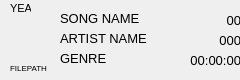
<?xml version="1.0" encoding="UTF-8"?>
<ui version="4.0" >
 <class>songCard</class>
 <widget class="QWidget" name="songCard" >
  <property name="objectName" >
   <string notr="true">songCard</string>
  </property>
	 <property name="geometry">
		 <rect>
			 <x>0</x>
			 <y>0</y>
			 <width>240</width>
			 <height>80</height>
		 </rect>
	 </property>
	 <property name="windowTitle">
		 <string>Form</string>
	 </property>
	 <widget class="QLabel" name="label_sc_Lengthtime">
		 <property name="geometry">
			 <rect>
				 <x>190</x>
				 <y>50</y>
				 <width>51</width>
				 <height>21</height>
			 </rect>
		 </property>
		 <property name="font">
			 <font>
				 <family>Arial</family>
				 <pointsize>10</pointsize>
			 </font>
		 </property>
		 <property name="text">
			 <string>00:00:00</string>
		 </property>
		 <property name="alignment">
			 <set>Qt::AlignmentFlag::AlignRight|Qt::AlignmentFlag::AlignTrailing|Qt::AlignmentFlag::AlignVCenter</set>
		 </property>
	 </widget>
	 <widget class="QLabel" name="label_sc_artist">
		 <property name="geometry">
			 <rect>
				 <x>60</x>
				 <y>30</y>
				 <width>121</width>
				 <height>16</height>
			 </rect>
		 </property>
		 <property name="font">
			 <font>
				 <pointsize>10</pointsize>
			 </font>
		 </property>
		 <property name="text">
			 <string>ARTIST NAME</string>
		 </property>
	 </widget>
	 <widget class="QLabel" name="label_sc_songName">
		 <property name="geometry">
			 <rect>
				 <x>60</x>
				 <y>10</y>
				 <width>121</width>
				 <height>16</height>
			 </rect>
		 </property>
		 <property name="font">
			 <font>
				 <pointsize>10</pointsize>
			 </font>
		 </property>
		 <property name="frameShape">
			 <enum>QFrame::Shape::NoFrame</enum>
		 </property>
		 <property name="text">
			 <string>SONG NAME</string>
		 </property>
	 </widget>
	 <widget class="QLabel" name="label_sc_songImage">
		 <property name="geometry">
			 <rect>
				 <x>0</x>
				 <y>0</y>
				 <width>91</width>
				 <height>81</height>
			 </rect>
		 </property>
		 <property name="text">
			 <string/>
		 </property>
	 </widget>
	 <widget class="QLabel" name="label_sc_totalPlays">
		 <property name="geometry">
			 <rect>
				 <x>210</x>
				 <y>30</y>
				 <width>31</width>
				 <height>21</height>
			 </rect>
		 </property>
		 <property name="font">
			 <font>
				 <family>Arial</family>
				 <pointsize>10</pointsize>
			 </font>
		 </property>
		 <property name="text">
			 <string>000</string>
		 </property>
		 <property name="alignment">
			 <set>Qt::AlignmentFlag::AlignRight|Qt::AlignmentFlag::AlignTrailing|Qt::AlignmentFlag::AlignVCenter</set>
		 </property>
	 </widget>
	 <widget class="QLabel" name="label_sc_upVote">
		 <property name="geometry">
			 <rect>
				 <x>220</x>
				 <y>10</y>
				 <width>21</width>
				 <height>21</height>
			 </rect>
		 </property>
		 <property name="font">
			 <font>
				 <family>Arial</family>
				 <pointsize>10</pointsize>
			 </font>
		 </property>
		 <property name="text">
			 <string>00</string>
		 </property>
		 <property name="alignment">
			 <set>Qt::AlignmentFlag::AlignRight|Qt::AlignmentFlag::AlignTrailing|Qt::AlignmentFlag::AlignVCenter</set>
		 </property>
	 </widget>
	 <widget class="QLabel" name="label_sc_filePath">
		 <property name="geometry">
			 <rect>
				 <x>10</x>
				 <y>60</y>
				 <width>231</width>
				 <height>16</height>
			 </rect>
		 </property>
		 <property name="font">
			 <font>
				 <pointsize>6</pointsize>
			 </font>
		 </property>
		 <property name="text">
			 <string>FILEPATH</string>
		 </property>
	 </widget>
	 <widget class="QLabel" name="label_sc_genre">
		 <property name="geometry">
			 <rect>
				 <x>60</x>
				 <y>50</y>
				 <width>121</width>
				 <height>16</height>
			 </rect>
		 </property>
		 <property name="font">
			 <font>
				 <pointsize>10</pointsize>
			 </font>
		 </property>
		 <property name="text">
			 <string>GENRE</string>
		 </property>
	 </widget>
	 <widget class="QLabel" name="label_sc_year">
		 <property name="geometry">
			 <rect>
				 <x>10</x>
				 <y>0</y>
				 <width>21</width>
				 <height>16</height>
			 </rect>
		 </property>
		 <property name="font">
			 <font>
				 <pointsize>8</pointsize>
			 </font>
		 </property>
		 <property name="text">
			 <string>YEAR</string>
		 </property>
	 </widget>
	 <widget class="QPushButton" name="pushButton_sc_upvote">
		 <property name="geometry">
			 <rect>
				 <x>200</x>
				 <y>10</y>
				 <width>21</width>
				 <height>21</height>
			 </rect>
		 </property>
		 <property name="styleSheet">
			 <string notr="true">
				 QPushButton
				 {
				 border:none;
				 border-radius:10px;
				 background-color:rgba(255,255,255,0);
				 color:rgb(52,51,64);
				 padding:0px;
				 }
				 QPushButton:Hover
				 {
				 background-color:rgb(140,140,140);
				 }
			 </string>
		 </property>
		 <property name="text">
			 <string/>
		 </property>
		 <property name="icon">
			 <iconset theme="QIcon::ThemeIcon::AppointmentNew"/>
		 </property>
		 <property name="iconSize">
			 <size>
				 <width>15</width>
				 <height>15</height>
			 </size>
		 </property>
	 </widget>
	 <zorder>label_sc_songImage</zorder>
	 <zorder>label_sc_Lengthtime</zorder>
	 <zorder>label_sc_artist</zorder>
	 <zorder>label_sc_songName</zorder>
	 <zorder>label_sc_totalPlays</zorder>
	 <zorder>label_sc_upVote</zorder>
	 <zorder>label_sc_filePath</zorder>
	 <zorder>label_sc_genre</zorder>
	 <zorder>label_sc_year</zorder>
	 <zorder>pushButton_sc_upvote</zorder>
 </widget>
 <resources/>
 <connections>
	 <connection>
		 <sender>pushButton_sc_upvote</sender>
		 <signal>clicked()</signal>
		 <receiver>label_sc_upVote</receiver>
		 <slot>raise()</slot>
		 <hints>
			 <hint type="sourcelabel">
				 <x>209</x>
				 <y>23</y>
			 </hint>
			 <hint type="destinationlabel">
				 <x>230</x>
				 <y>21</y>
			 </hint>
		 </hints>
	 </connection>
 </connections>
 </ui>
